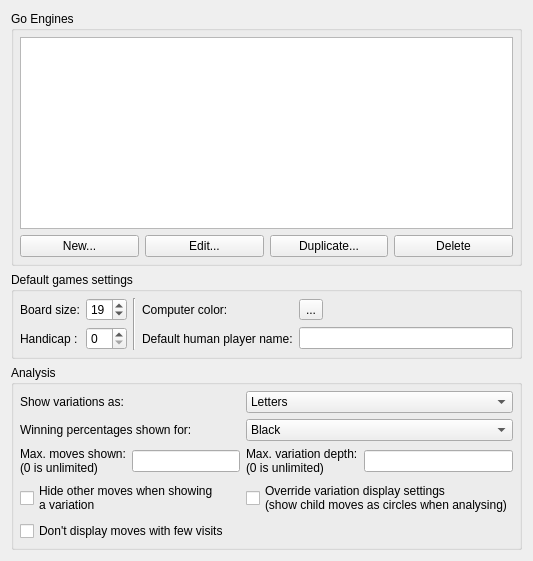
     <widget class="QWidget" name="ComputerGoTabWidget">
      <attribute name="title">
       <string>Computer Go</string>
      </attribute>
      <layout class="QGridLayout">
       <item row="2" column="0">
        <widget class="QGroupBox" name="groupBox25_3">
         <property name="title">
          <string>Default games settings</string>
         </property>
         <layout class="QGridLayout" name="gridLayout_8">
          <property name="leftMargin">
           <number>6</number>
          </property>
          <property name="topMargin">
           <number>6</number>
          </property>
          <property name="rightMargin">
           <number>6</number>
          </property>
          <property name="bottomMargin">
           <number>6</number>
          </property>
          <item row="1" column="4">
           <widget class="QLineEdit" name="humanName"/>
          </item>
          <item row="1" column="0">
           <widget class="QLabel" name="TextLabel6_2">
            <property name="toolTip">
             <string>Playing time</string>
            </property>
            <property name="text">
             <string>Handicap :</string>
            </property>
            <property name="wordWrap">
             <bool>false</bool>
            </property>
           </widget>
          </item>
          <item row="0" column="3">
           <widget class="QLabel" name="label_7">
            <property name="text">
             <string>Computer color:</string>
            </property>
            <property name="buddy">
             <cstring>computerWhiteButton</cstring>
            </property>
           </widget>
          </item>
          <item row="0" column="0">
           <widget class="QLabel" name="TextLabel3_3_3">
            <property name="toolTip">
             <string>board size</string>
            </property>
            <property name="text">
             <string>Board size:</string>
            </property>
            <property name="wordWrap">
             <bool>false</bool>
            </property>
           </widget>
          </item>
          <item row="0" column="1">
           <widget class="QSpinBox" name="computerSizeSpin">
            <property name="maximumSize">
             <size>
              <width>60</width>
              <height>32767</height>
             </size>
            </property>
            <property name="toolTip">
             <string>board size</string>
            </property>
            <property name="minimum">
             <number>4</number>
            </property>
            <property name="maximum">
             <number>36</number>
            </property>
            <property name="value">
             <number>19</number>
            </property>
           </widget>
          </item>
          <item row="0" column="4">
           <layout class="QHBoxLayout" name="horizontalLayout_4">
            <property name="topMargin">
             <number>0</number>
            </property>
            <item>
             <widget class="QToolButton" name="computerWhiteButton">
              <property name="text">
               <string>...</string>
              </property>
              <property name="icon">
               <iconset resource="q4go.qrc">
                <normaloff>:/images/stone_b16.png</normaloff>
                <normalon>:/images/stone_w16.png</normalon>:/images/stone_b16.png</iconset>
              </property>
              <property name="checkable">
               <bool>true</bool>
              </property>
             </widget>
            </item>
            <item>
             <spacer name="horizontalSpacer_2">
              <property name="orientation">
               <enum>Qt::Horizontal</enum>
              </property>
              <property name="sizeHint" stdset="0">
               <size>
                <width>1</width>
                <height>20</height>
               </size>
              </property>
             </spacer>
            </item>
           </layout>
          </item>
          <item row="1" column="1">
           <widget class="QSpinBox" name="computerHandicapSpin">
            <property name="maximumSize">
             <size>
              <width>60</width>
              <height>32767</height>
             </size>
            </property>
            <property name="toolTip">
             <string>Playing time</string>
            </property>
            <property name="suffix">
             <string/>
            </property>
            <property name="minimum">
             <number>0</number>
            </property>
            <property name="maximum">
             <number>9</number>
            </property>
            <property name="value">
             <number>0</number>
            </property>
           </widget>
          </item>
          <item row="1" column="3">
           <widget class="QLabel" name="TextLabel3_3_5">
            <property name="toolTip">
             <string>board size</string>
            </property>
            <property name="text">
             <string>Default human player name:</string>
            </property>
            <property name="wordWrap">
             <bool>false</bool>
            </property>
            <property name="buddy">
             <cstring>humanName</cstring>
            </property>
           </widget>
          </item>
          <item row="0" column="2" rowspan="2">
           <widget class="Line" name="line">
            <property name="orientation">
             <enum>Qt::Vertical</enum>
            </property>
           </widget>
          </item>
         </layout>
        </widget>
       </item>
       <item row="4" column="0">
        <spacer name="Spacer8">
         <property name="orientation">
          <enum>Qt::Vertical</enum>
         </property>
         <property name="sizeType">
          <enum>QSizePolicy::Expanding</enum>
         </property>
         <property name="sizeHint" stdset="0">
          <size>
           <width>20</width>
           <height>0</height>
          </size>
         </property>
        </spacer>
       </item>
       <item row="3" column="0">
        <widget class="QGroupBox" name="groupBox_6">
         <property name="title">
          <string>Analysis</string>
         </property>
         <layout class="QFormLayout" name="formLayout">
          <property name="leftMargin">
           <number>6</number>
          </property>
          <property name="topMargin">
           <number>6</number>
          </property>
          <property name="rightMargin">
           <number>6</number>
          </property>
          <property name="bottomMargin">
           <number>6</number>
          </property>
          <item row="0" column="0">
           <widget class="QLabel" name="label_17">
            <property name="text">
             <string>Show variations as:</string>
            </property>
            <property name="buddy">
             <cstring>anVarComboBox</cstring>
            </property>
           </widget>
          </item>
          <item row="0" column="1">
           <widget class="QComboBox" name="anVarComboBox">
            <item>
             <property name="text">
              <string>Letters</string>
             </property>
            </item>
            <item>
             <property name="text">
              <string>Percentage difference</string>
             </property>
            </item>
            <item>
             <property name="text">
              <string>Absolute percentage</string>
             </property>
            </item>
           </widget>
          </item>
          <item row="1" column="0">
           <widget class="QLabel" name="label_18">
            <property name="text">
             <string>Winning percentages shown for:</string>
            </property>
            <property name="buddy">
             <cstring>winrateComboBox</cstring>
            </property>
           </widget>
          </item>
          <item row="1" column="1">
           <widget class="QComboBox" name="winrateComboBox">
            <item>
             <property name="text">
              <string>Black</string>
             </property>
            </item>
            <item>
             <property name="text">
              <string>White</string>
             </property>
            </item>
            <item>
             <property name="text">
              <string>Side to move</string>
             </property>
            </item>
           </widget>
          </item>
          <item row="2" column="1">
           <layout class="QHBoxLayout" name="horizontalLayout_11">
            <item>
             <widget class="QLabel" name="label_19">
              <property name="text">
               <string>Max. variation depth:
(0 is unlimited)</string>
              </property>
              <property name="buddy">
               <cstring>anDepthEdit</cstring>
              </property>
             </widget>
            </item>
            <item>
             <widget class="QLineEdit" name="anDepthEdit"/>
            </item>
           </layout>
          </item>
          <item row="2" column="0">
           <layout class="QHBoxLayout" name="horizontalLayout_12">
            <item>
             <widget class="QLabel" name="label_20">
              <property name="text">
               <string>Max. moves shown:
(0 is unlimited)</string>
              </property>
              <property name="buddy">
               <cstring>anMaxMovesEdit</cstring>
              </property>
             </widget>
            </item>
            <item>
             <widget class="QLineEdit" name="anMaxMovesEdit"/>
            </item>
           </layout>
          </item>
          <item row="3" column="1">
           <widget class="QCheckBox" name="anChildMovesCheckBox">
            <property name="text">
             <string>Override variation display settings
(show child moves as circles when analysing)</string>
            </property>
           </widget>
          </item>
          <item row="3" column="0">
           <widget class="QCheckBox" name="anHideCheckBox">
            <property name="text">
             <string>Hide other moves when showing
a variation</string>
            </property>
           </widget>
          </item>
          <item row="4" column="0">
           <widget class="QCheckBox" name="anPruneCheckBox">
            <property name="text">
             <string>Don't display moves with few visits</string>
            </property>
           </widget>
          </item>
         </layout>
        </widget>
       </item>
       <item row="0" column="0">
        <widget class="QGroupBox" name="GoEnginegroup_box">
         <property name="title">
          <string>Go Engines</string>
         </property>
         <layout class="QGridLayout" name="gridLayout_7">
          <property name="leftMargin">
           <number>6</number>
          </property>
          <property name="topMargin">
           <number>6</number>
          </property>
          <property name="rightMargin">
           <number>6</number>
          </property>
          <property name="bottomMargin">
           <number>6</number>
          </property>
          <item row="0" column="1" rowspan="3">
           <widget class="ClickableListView" name="ListView_engines">
            <property name="sizePolicy">
             <sizepolicy hsizetype="Expanding" vsizetype="MinimumExpanding">
              <horstretch>0</horstretch>
              <verstretch>0</verstretch>
             </sizepolicy>
            </property>
           </widget>
          </item>
          <item row="3" column="1">
           <widget class="QWidget" name="widget_3" native="true">
            <layout class="QHBoxLayout" name="horizontalLayout_6">
             <property name="leftMargin">
              <number>0</number>
             </property>
             <property name="topMargin">
              <number>0</number>
             </property>
             <property name="rightMargin">
              <number>0</number>
             </property>
             <property name="bottomMargin">
              <number>0</number>
             </property>
             <item>
              <widget class="QPushButton" name="pb_engine_new">
               <property name="sizePolicy">
                <sizepolicy hsizetype="Preferred" vsizetype="Fixed">
                 <horstretch>0</horstretch>
                 <verstretch>0</verstretch>
                </sizepolicy>
               </property>
               <property name="toolTip">
                <string>Open a dialog to create a new engine configuration.</string>
               </property>
               <property name="whatsThis">
                <string>New

clear form; doesn't make any changes to the entries</string>
               </property>
               <property name="text">
                <string>New...</string>
               </property>
              </widget>
             </item>
             <item>
              <widget class="QPushButton" name="pb_engine_change">
               <property name="toolTip">
                <string>Open a dialog to change the currently selected engine.</string>
               </property>
               <property name="text">
                <string>Edit...</string>
               </property>
              </widget>
             </item>
             <item>
              <widget class="QPushButton" name="pb_engine_dup">
               <property name="toolTip">
                <string>Open a dialog to create a new engine configuration based on the currently selected one.</string>
               </property>
               <property name="text">
                <string>Duplicate...</string>
               </property>
              </widget>
             </item>
             <item>
              <widget class="QPushButton" name="pb_engine_delete">
               <property name="toolTip">
                <string>Delete the currently selected engine.</string>
               </property>
               <property name="text">
                <string>Delete</string>
               </property>
              </widget>
             </item>
            </layout>
           </widget>
          </item>
         </layout>
        </widget>
       </item>
      </layout>
     </widget>
